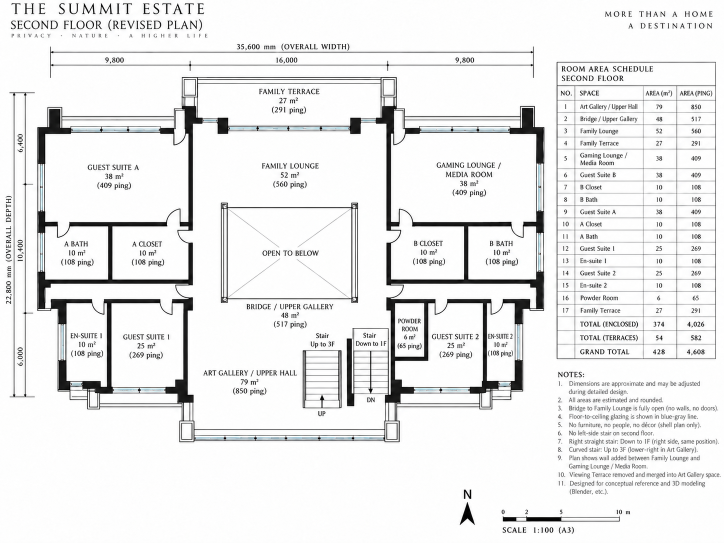
#> input picture environments/villa_v2/01_shell/2F/2F.png, 1448 x 1086 px (shown at 1/2 size)
$ python render_2F_alignment.py
#> lines starting #> are read from the running program, lines starting #| are printed output that depends on the picture
"""Render a color-coded top projection of the measured 1F and 2F shells."""
import json
from pathlib import Path
from PIL import Image, ImageDraw, ImageFont

OUT=Path(__file__).resolve().parent
data=json.loads((OUT/'2F_alignment_projection.json').read_text())
#> (reads environments/villa_v2/01_shell/2F/2F_alignment_projection.json from the repository)
W,H=2200,1600
margin=150
world=(-20.5,-14.2,20.5,13.5)
sx=(W-2*margin)/(world[2]-world[0]); sy=(H-2*margin)/(world[3]-world[1])
scale=min(sx,sy)
def px(point):
    x,y=point
    return (margin+(x-world[0])*scale, H-margin-(y-world[1])*scale)

im=Image.new('RGB',(W,H),(247,247,245)); draw=ImageDraw.Draw(im,'RGBA')
font_path='/usr/share/fonts/truetype/dejavu/DejaVuSans.ttf'
def font(size):
    try: return ImageFont.truetype(font_path,size)
    except OSError: return ImageFont.load_default()
for value in range(-20,21,5):
    x=px((value,0))[0]; draw.line((x,margin,x,H-margin),fill=(80,80,80,25),width=1)
for value in range(-10,11,5):
    y=px((0,value))[1]; draw.line((margin,y,W-margin,y),fill=(80,80,80,25),width=1)
draw.line((*px((world[0],0)),*px((world[2],0))),fill=(30,30,30,100),width=2)
draw.line((*px((0,world[1])),*px((0,world[3]))),fill=(30,30,30,100),width=2)

def render_floor(key,fill,outline):
#> called with key = '1F', fill = (35, 115, 215, 40), outline = (35, 115, 215, 95)
    faces=[f for f in data[key] if f['kind'] in {'floor','bridge_floor','terrace'}]
    for face in faces:
        draw.polygon([px(p) for p in face['xy_m']],fill=fill,outline=outline,width=1)

def render_structure(key,color):
#> called with key = '1F', color = (25, 92, 190, 145)
    faces=[f for f in data[key] if f['kind'] in {'wall','column','glass','stair','railing_glass','railing_toprail'}]
    for face in faces:
        pts=[px(p) for p in face['xy_m']]
        draw.line(pts+[pts[0]],fill=color,width=3,joint='curve')
#> this loop made 202 passes
#> pts on passes 40, 41, 50: [(774.9, 927.4), (795.6, 927.4), (795.6, 919), (774.9, 919)], [(832, 927.4), (861.4, 927.4), (861.4, 919), (832, 919)], [(419.7, 997.4), (428, 997.4), (428, 855.6), (419.7, 855.6)]

render_floor('1F',(35,115,215,40),(35,115,215,95))
render_structure('1F',(25,92,190,145))
render_floor('2F',(224,59,73,42),(224,59,73,100))
render_structure('2F',(205,38,58,185))
#> the loop in render_structure (call 2), `for face in faces:` made 134 passes
#> pts on passes 42, 43, 46, 50, 56: [(328.7, 691), (665.9, 691), (665.9, 682.6), (328.7, 682.6)], [(710.9, 691), (754.1, 691), (754.1, 682.6), (710.9, 682.6)], [(685, 878.5), (754.1, 878.5), (754.1, 870.1), (685, 870.1)], [(685, 942.1), (723.9, 942.1), (723.9, 933.7), (685, 933.7)], [(1515, 691), (1857.4, 691), (1857.4, 682.6), (1515, 682.6)]

# Exact shared stair opening and source 2F void.
def rect_world(values,color,width=5):
    x0,y0,x1,y1=values
    draw.rectangle((*px((x0,y1)),*px((x1,y0))),outline=color,width=width)
rect_world([4.5899371069182395,-10.837037037037037,6.940880503144654,-4.890740740740741],(255,137,0,255),7)
rect_world([(-142)*35.6/954,(-93)*22.8/648,(129)*35.6/954,(105)*22.8/648],(111,45,180,255),6)

draw.rounded_rectangle((55,45,810,230),radius=18,fill=(255,255,255,228),outline=(90,90,90,160),width=2)
draw.text((85,70),'1F / 2F XY ALIGNMENT',fill=(20,20,20,255),font=font(28))
draw.rectangle((88,125,130,150),fill=(35,115,215,90)); draw.text((145,125),'1F projected shell',fill=(20,70,145,255),font=font(20))
draw.rectangle((390,125,432,150),fill=(224,59,73,95)); draw.text((447,125),'2F projected shell',fill=(160,25,40,255),font=font(20))
draw.rectangle((88,170,130,195),outline=(255,137,0,255),width=4); draw.text((145,170),'exact shared Stair B aperture: 0.000000 m max error',fill=(80,55,20,255),font=font(20))
draw.text((W-210,55),'N  ↑',fill=(15,15,15,255),font=font(32))
draw.text((W-710,H-80),'Origin and centerline error: 0.000000 m  |  Max shared X-anchor error: 0.112 m',fill=(30,30,30,255),font=font(18))
im.save(OUT/'2F_vs_1F_alignment.png')
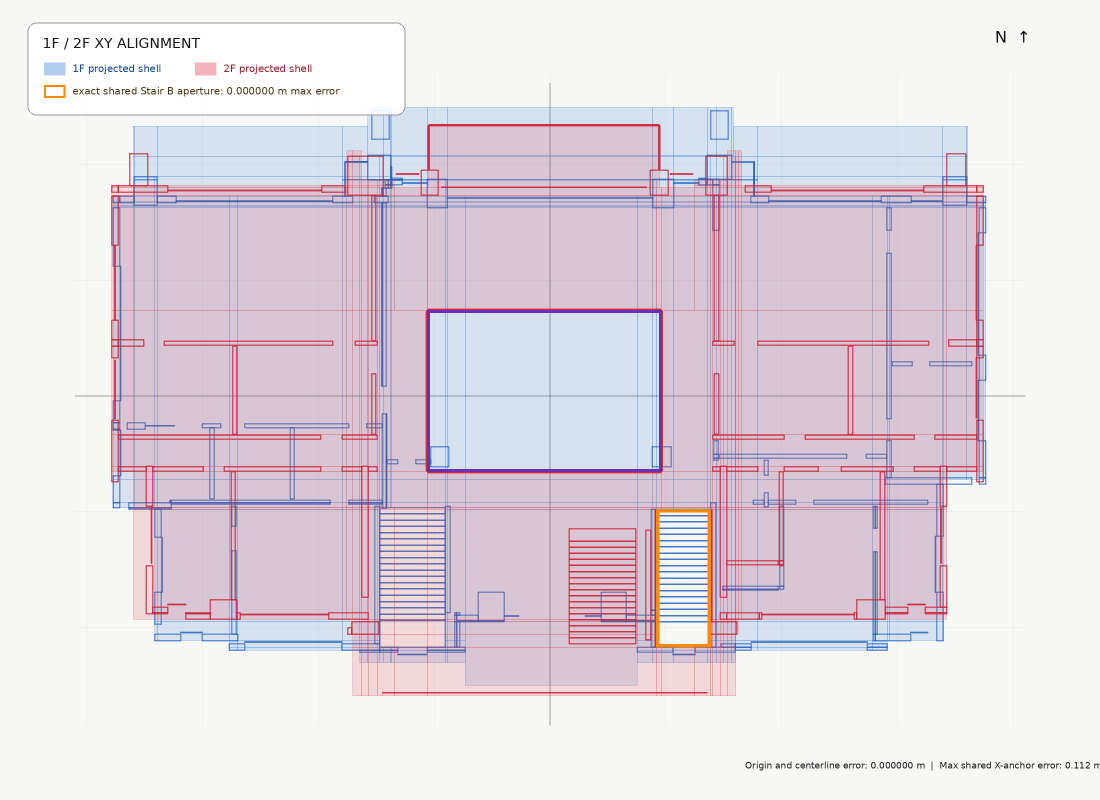
#> saved as 2F_vs_1F_alignment.png: PIL image 2200x1600 RGB (shown at 1/2 size); mean R, G, B 226.3, 217.2, 225.4

# Raster companion to the zoomable SVG overlay, useful for CI artifacts and
# direct visual inspection without an SVG renderer.
source=Image.open(OUT/'2F.png').convert('RGBA')
overlay=Image.new('RGBA',source.size,(0,0,0,0)); od=ImageDraw.Draw(overlay,'RGBA')
#> after `overlay = Image.new('RGBA', source.size, (0, 0, 0, 0))`: overlay: PIL image 1448x1086 RGBA; every value is 0
source_styles={'floor':(44,166,78,28),'bridge_floor':(0,150,106,52),'terrace':(178,154,80,34),
               'wall':(215,36,65,110),'column':(126,40,91,140),'glass':(0,123,205,210),
               'railing_glass':(0,169,207,210),'railing_toprail':(18,40,49,210),'stair':(0,118,103,90)}
mx,my=data['calibration']['meters_per_pixel']; cx,cy=data['calibration']['origin_pixel']
def source_px(point): return (point[0]/mx+cx,cy-point[1]/my)
for face in data['2F']:
    color=source_styles.get(face['kind'])
    if color: od.polygon([source_px(p) for p in face['xy_m']],fill=color)
od.rectangle((443,408,714,606),outline=(112,43,180,255),width=4)
od.rectangle((708,652,771,821),outline=(247,133,0,255),width=4)
composite=Image.alpha_composite(source,overlay).convert('RGB')
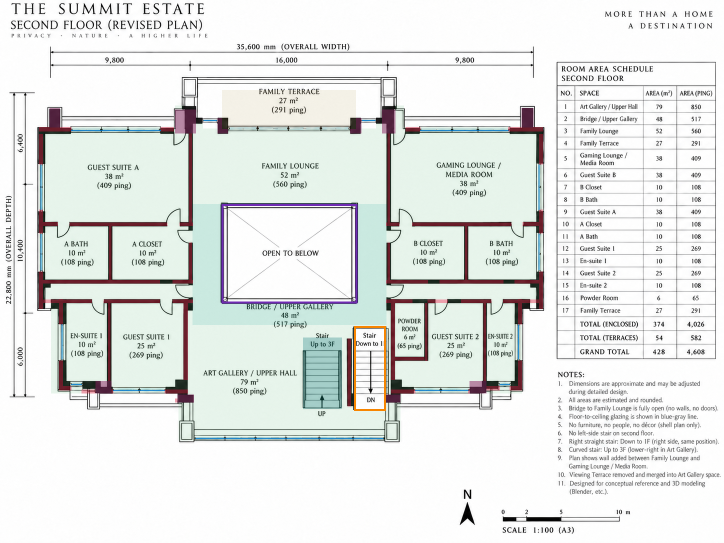
#> composite: PIL image 1448x1086 RGB (shown at 1/2 size); mean R, G, B 228.6, 231.5, 229.4
composite.save(OUT/'2F_shell_source_overlay.png')
print('WROTE',OUT/'2F_vs_1F_alignment.png',im.size,'AND',OUT/'2F_shell_source_overlay.png',composite.size)
#| WROTE environments/villa_v2/01_shell/2F/2F_vs_1F_alignment.png (2200, 1600) AND environments/villa_v2/01_shell/2F/2F_shell_source_overlay.png (1448, 1086)
